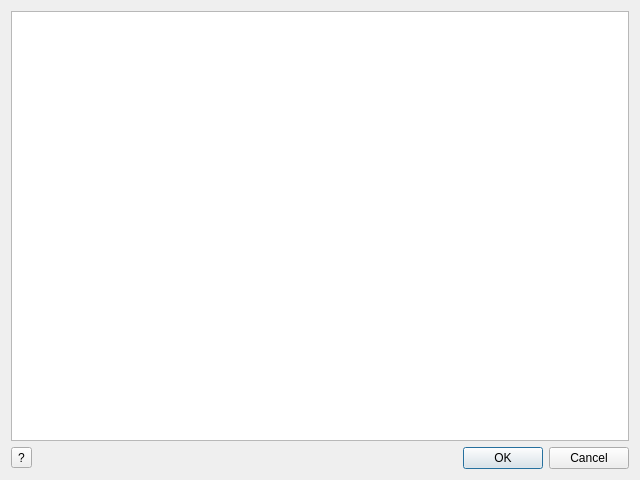
<?xml version="1.0" encoding="UTF-8"?>
<ui version="4.0">
 <class>RebaseDialog</class>
 <widget class="QDialog" name="RebaseDialog">
  <property name="geometry">
   <rect>
    <x>0</x>
    <y>0</y>
    <width>640</width>
    <height>480</height>
   </rect>
  </property>
  <property name="windowTitle">
   <string>Rebase</string>
  </property>
  <layout class="QGridLayout">
   <item row="1" column="0">
    <widget class="QHintButton" name="toolButton">
     <property name="toolTip">
      <string>Drag and drop lines to rearrange them.</string>
     </property>
     <property name="text">
      <string notr="true">?</string>
     </property>
    </widget>
   </item>
   <item row="1" column="1">
    <widget class="QDialogButtonBox" name="buttonBox">
     <property name="orientation">
      <enum>Qt::Orientation::Horizontal</enum>
     </property>
     <property name="standardButtons">
      <set>QDialogButtonBox::StandardButton::Cancel|QDialogButtonBox::StandardButton::Ok</set>
     </property>
    </widget>
   </item>
   <item row="0" column="0" colspan="2">
    <widget class="RebaseSequenceView" name="sequence">
     <property name="contextMenuPolicy">
      <enum>Qt::ContextMenuPolicy::CustomContextMenu</enum>
     </property>
     <property name="horizontalScrollBarPolicy">
      <enum>Qt::ScrollBarPolicy::ScrollBarAlwaysOff</enum>
     </property>
     <property name="dragEnabled">
      <bool>true</bool>
     </property>
     <property name="dragDropMode">
      <enum>QAbstractItemView::DragDropMode::DragDrop</enum>
     </property>
     <property name="defaultDropAction">
      <enum>Qt::DropAction::MoveAction</enum>
     </property>
     <property name="selectionMode">
      <enum>QAbstractItemView::SelectionMode::ExtendedSelection</enum>
     </property>
     <property name="uniformItemSizes">
      <bool>true</bool>
     </property>
    </widget>
   </item>
  </layout>
 </widget>
 <customwidgets>
  <customwidget>
   <class>QHintButton</class>
   <extends>QToolButton</extends>
   <header>gitfourchette.toolbox.qhintbutton</header>
  </customwidget>
  <customwidget>
   <class>RebaseSequenceView</class>
   <extends>QListWidget</extends>
   <header>gitfourchette.rebase.rebasesequenceview</header>
  </customwidget>
 </customwidgets>
 <resources/>
 <connections>
  <connection>
   <sender>buttonBox</sender>
   <signal>accepted()</signal>
   <receiver>RebaseDialog</receiver>
   <slot>accept()</slot>
   <hints>
    <hint type="sourcelabel">
     <x>248</x>
     <y>254</y>
    </hint>
    <hint type="destinationlabel">
     <x>157</x>
     <y>274</y>
    </hint>
   </hints>
  </connection>
  <connection>
   <sender>buttonBox</sender>
   <signal>rejected()</signal>
   <receiver>RebaseDialog</receiver>
   <slot>reject()</slot>
   <hints>
    <hint type="sourcelabel">
     <x>316</x>
     <y>260</y>
    </hint>
    <hint type="destinationlabel">
     <x>286</x>
     <y>274</y>
    </hint>
   </hints>
  </connection>
 </connections>
</ui>
